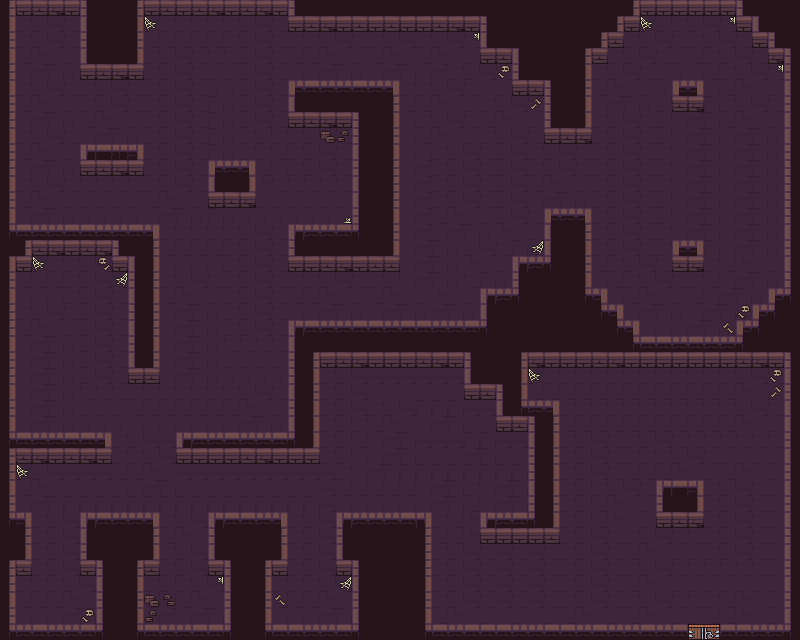

This is a level from a 2D game, rendered from its Tiled map with the project's own tilesets. A one-line summary and the map file follow, with tile-layer data summarised:
An orthogonal 50x40 tile map with 16x16 px tiles, 2 tile layers (walls, static-decorations).

<map version="1.10" tiledversion="1.10.2" orientation="orthogonal" renderorder="right-down" width="50" height="40" tilewidth="16" tileheight="16" infinite="0" nextlayerid="3" nextobjectid="1">
 <tileset firstgid="1" source="Dungeon_Tileset.tsx" />
 <layer id="1" name="walls" width="50" height="40">
  <data>[2000 cells, 2000 non-empty, 39 distinct tile ids]</data>
 </layer>
 <layer id="2" name="static-decorations" width="50" height="40">
  <data>[2000 cells, 27 non-empty, 6 distinct tile ids]</data>
 </layer>
</map>
